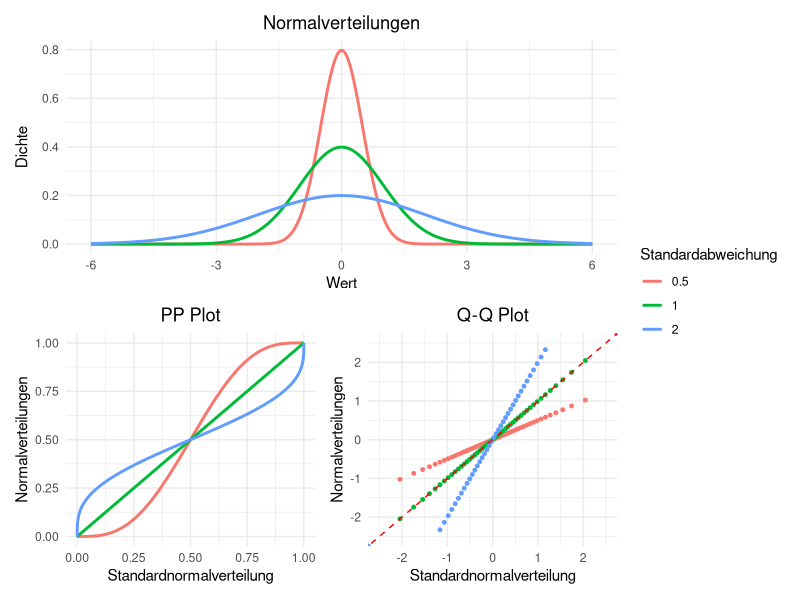

Here is the R script that generated this plot:
library(ggplot2)
library(patchwork)

mu <- 0  
sd_values <- c(0.5, 1, 2) 

# Dichtefunktionen
x <- seq(-6, 6, length.out = 200)

plot_data <- data.frame(
  x = rep(x, times = length(sd_values)),
  y = c(dnorm(x, mean = mu, sd = sd_values[1]),
        dnorm(x, mean = mu, sd = sd_values[2]),
        dnorm(x, mean = mu, sd = sd_values[3])),
  sd = factor(rep(sd_values, each = length(x)))
)

p1 <- ggplot(plot_data, aes(x = x, y = y, color = sd)) +
  geom_line(linewidth = 1) +
  ggtitle("Normalverteilungen") +
  xlab("Wert") +
  ylab("Dichte") +
  scale_color_discrete(name = "Standardabweichung")

# PP Plot
x <- seq(-10, 10, length.out = 200)
ref = pnorm(x, mean = mu, sd = sd_values[2])
plot_data <- data.frame(
  x = rep(ref, times = length(sd_values)),
  y = c(pnorm(x, mean = mu, sd = sd_values[1]),
        ref,
        pnorm(x, mean = mu, sd = sd_values[3])),
  sd = factor(rep(sd_values, each = length(x)))
)
p2 <- ggplot(plot_data, aes(x = x, y = y, color = sd)) +
  geom_line(linewidth = 1, show.legend=FALSE) +
  ggtitle("PP Plot") +
  xlab("Standardnormalverteilung") +
  ylab("Normalverteilungen")

# QQ Plot
x <- seq(0, 1, length.out = 50)
ref = qnorm(x, mean = mu, sd = sd_values[2])
plot_data <- data.frame(
  x = rep(ref, times = length(sd_values)),
  y = c(qnorm(x, mean = mu, sd = sd_values[1]),
        ref,
        qnorm(x, mean = mu, sd = sd_values[3])),
  sd = factor(rep(sd_values, each = length(x)))
)

p3 <- ggplot(plot_data, aes(x = x, y = y, color = sd)) +
  geom_point(size=1, show.legend=FALSE) +
  geom_abline(intercept = 0, slope = 1, linetype = "dashed", color = "red") +
  ggtitle("Q-Q Plot") +
  xlab("Standardnormalverteilung") +
  ylab("Normalverteilungen") +
  xlim(-2.5, 2.5) +
  ylim(-2.5, 2.5) 

plot_theme = theme_minimal() + 
             theme(plot.title = element_text(hjust = 0.5))

p1_themed <- p1 + plot_theme
p2_themed <- p2 + plot_theme
p3_themed <- p3 + plot_theme

gg <- p1_themed / (p2_themed + p3_themed) + plot_layout(guides = 'collect')

print(gg)
